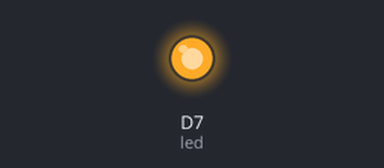
Bench run of a sketch on a simulated Particle Photon. Parts: output pins drawn as LEDs (lit = HIGH).

Above: at 1.5 s.
At 16.5 s:
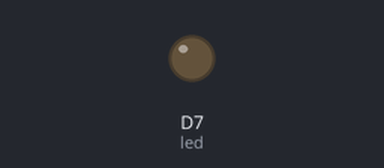
Timing chart, 0 to 39.0 s (numbered marks = the images above):
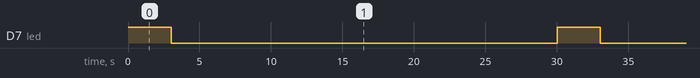

Measured:
- by itself, D7 (led): alternates HIGH for 3.0 s and LOW for 27.0 s

The sketch:

tempWebHook.ino
```cpp
#include "Adafruit_DHT.h"

// DHT parameters
#define DHTPIN 5
#define DHTTYPE DHT11

int led = D7;  // The on-board LED. The LED will light up for 3 secs
int temperature;
// int humidity;

DHT dht(DHTPIN, DHTTYPE);

void setup() {
  dht.begin();
  pinMode(led, OUTPUT);
}

void loop() {
  digitalWrite(led, HIGH);   // Turn ON the LED to show temp is being read and uploaded.
  temperature = dht.getTempCelcius();
//  humidity = dht.getHumidity();

  Particle.publish("temp", String(temperature), PRIVATE);
//  Particle.publish("humidity", String(humidity), PRIVATE);
  delay(3000); // wait 3 seconds so the LED can be seen
  digitalWrite(led, LOW);   // Turn OFF the LED to show no activity
  delay(27000);
}
```
